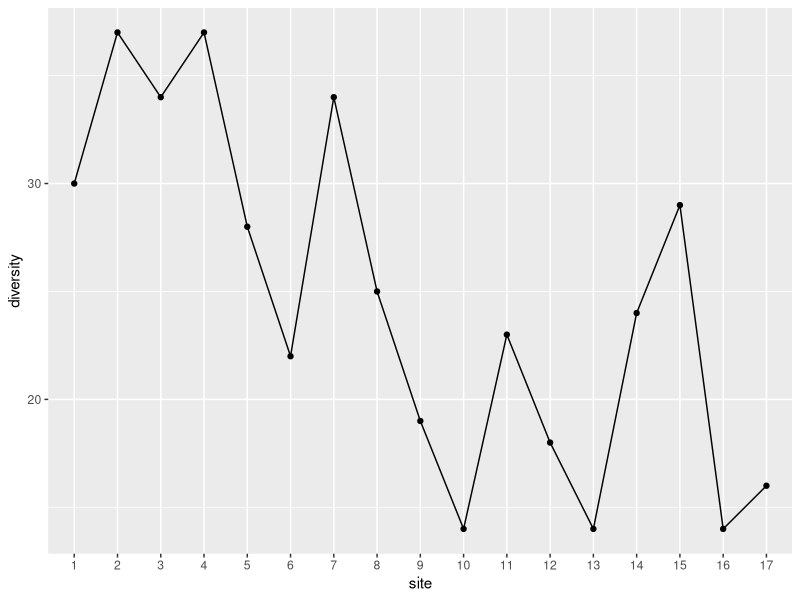
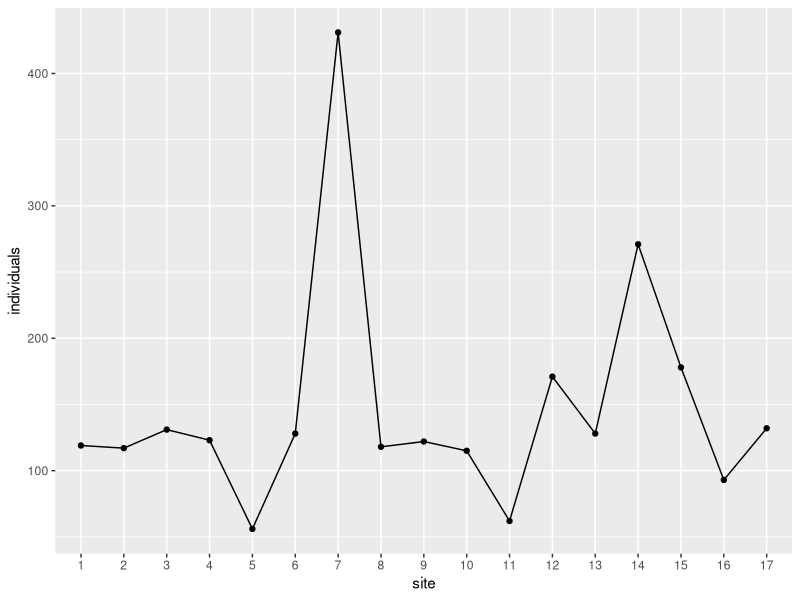

These charts were generated, in order, by the following R code:
##### Coskun Kucukkaragoz
#### 25th of April 2024
### Start of the R script to analyse the data from my mounting, pinning, and sorting, of beetles for the October 2022 season from the Cederburg

# set-up ####

# packages
library(tidyverse)
library(ggplot2)

# reading in raw data with correct data types

beet_22_raw <- read.csv("ceder_beetle_diversity_october_2022.csv", stringsAsFactors = TRUE) %>% mutate(across(c(ID, site, replicate, trap, label, season, year, full_label), factor))

# reducing all unique specimen labels into single row entries

beet_22_condensed <- beet_22_raw %>% group_by(ID, site, replicate, trap, label, season, year, full_label) %>% summarise(across(c(anthia_decemguttata, stenocara_dentata, starts_with("morphospecies")), sum)) %>% ungroup()

# calculating the number of individual specimens found for each morphospecies/species

{x <- mapply(sum,beet_22_condensed[,-c(1:8)])
species_specimen_count <- cbind(read.table(text = names(x)), x)
rownames(species_specimen_count) <- NULL
colnames(species_specimen_count) <- c("morphospecies", "individuals")
rm(x)}

species_specimen_count %>% arrange(desc(individuals)) # ordered descendingly

# calculating number of individual insects found per altitudinal site

site_count <- beet_22_condensed %>% mutate(individuals = rowSums(across(where(is.numeric)), na.rm=TRUE)) %>% select(c(ID, site, label, individuals)) %>% group_by(site) %>% summarise(individuals = sum(individuals))

# calculating species diversity per site

site_diversity <- beet_22_condensed %>% group_by(site) %>% summarise(across(c(anthia_decemguttata, stenocara_dentata, starts_with("morphospecies")), sum)) %>% mutate_if(is.numeric, ~1 * (. > 0)) %>% mutate(diversity = rowSums(across(where(is.numeric)))) %>% select(c(site, diversity))

# graphs ####

# species diversity per altitudinal site

ggplot(site_diversity, aes(x = site, y = diversity, group = 1)) + geom_point() + geom_line()

# individual insects per altitudinal site

ggplot(site_count, aes (x = site, y = individuals, group = 1)) + geom_point() + geom_line()
